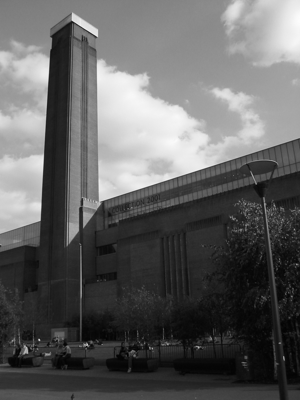
%> input picture Matlab/sample.png, 300 x 400 px
$ octave histogramm_ausgleich.m   (GNU Octave 9; MATLAB toolbox functions it lacks are replaced by stand-ins)
%> lines starting %> are read from the running program, lines starting %| are printed output that depends on the picture
clear 'all';
close 'all';

%read image
Image = imread('sample.png');
%> Image is the input picture: size 400x300 uint8; min 0, max 252, mean 97.2

[Hist, Val] = imhist(Image);
%> Hist = 256 values, max 1950 at index 36, min 0 at index 2, mean 468.8; Val = 256 values from 0 to 255
CumHist = cumsum(Hist)/sum(Hist);
%> CumHist = 256 values from 8.33e-06 to 1

%LUT for histogram equalization
LUT_Equ = uint8(CumHist*255);
%> LUT_Equ = 256 values from 0 to 255
%apply LUT
ImageEqu = intlut(Image, LUT_Equ);
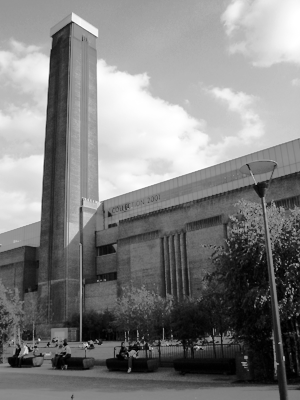
%> ImageEqu: size 400x300 uint8; min 0, max 255, mean 128.4
